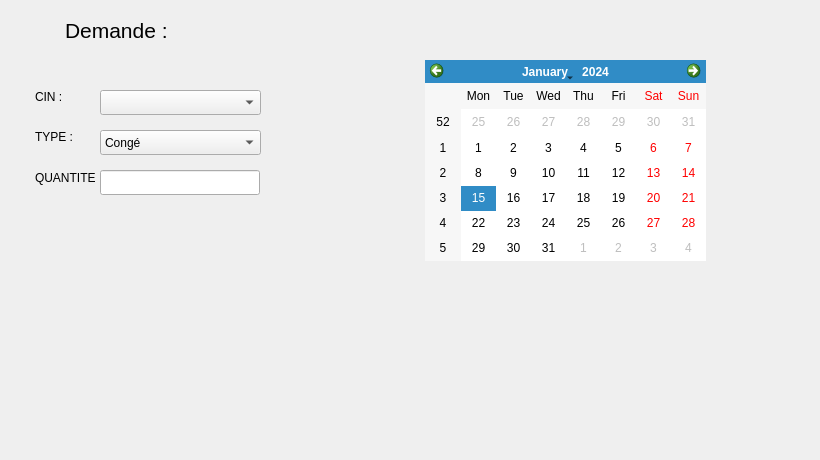
        <widget class="QWidget" name="tab_15">
         <attribute name="title">
          <string>Ajouter</string>
         </attribute>
         <widget class="QPushButton" name="pushButton_14">
          <property name="geometry">
           <rect>
            <x>115</x>
            <y>360</y>
            <width>50</width>
            <height>50</height>
           </rect>
          </property>
          <property name="autoFillBackground">
           <bool>false</bool>
          </property>
          <property name="styleSheet">
           <string notr="true">background-color:tranparent;
border-image:url(:/images/icones/exit.png);
background:none;
border:none;
background-repeat:none;</string>
          </property>
          <property name="text">
           <string/>
          </property>
         </widget>
         <widget class="QLabel" name="label_4">
          <property name="geometry">
           <rect>
            <x>65</x>
            <y>10</y>
            <width>241</width>
            <height>41</height>
           </rect>
          </property>
          <property name="font">
           <font>
            <pointsize>16</pointsize>
           </font>
          </property>
          <property name="text">
           <string>Demande :</string>
          </property>
         </widget>
         <widget class="QLabel" name="label_33">
          <property name="geometry">
           <rect>
            <x>35</x>
            <y>90</y>
            <width>47</width>
            <height>14</height>
           </rect>
          </property>
          <property name="text">
           <string>CIN :</string>
          </property>
         </widget>
         <widget class="QCalendarWidget" name="DATEDEBUT">
          <property name="geometry">
           <rect>
            <x>425</x>
            <y>60</y>
            <width>281</width>
            <height>201</height>
           </rect>
          </property>
          <property name="autoFillBackground">
           <bool>true</bool>
          </property>
         </widget>
         <widget class="QPushButton" name="pushButton_13">
          <property name="geometry">
           <rect>
            <x>625</x>
            <y>360</y>
            <width>50</width>
            <height>50</height>
           </rect>
          </property>
          <property name="autoFillBackground">
           <bool>false</bool>
          </property>
          <property name="styleSheet">
           <string notr="true">background-color:tranparent;
border-image:url(:/images/icones/add.png);
background:none;
border:none;
background-repeat:none;
</string>
          </property>
          <property name="text">
           <string/>
          </property>
         </widget>
         <widget class="QComboBox" name="TYPE_DEMANDE">
          <property name="geometry">
           <rect>
            <x>100</x>
            <y>130</y>
            <width>161</width>
            <height>25</height>
           </rect>
          </property>
          <item>
           <property name="text">
            <string>Congé</string>
           </property>
          </item>
          <item>
           <property name="text">
            <string>Augmentation de salaire</string>
           </property>
          </item>
         </widget>
         <widget class="QLabel" name="label_34">
          <property name="geometry">
           <rect>
            <x>35</x>
            <y>130</y>
            <width>47</width>
            <height>14</height>
           </rect>
          </property>
          <property name="text">
           <string>TYPE :</string>
          </property>
         </widget>
         <widget class="QLabel" name="label_35">
          <property name="geometry">
           <rect>
            <x>35</x>
            <y>170</y>
            <width>61</width>
            <height>16</height>
           </rect>
          </property>
          <property name="text">
           <string>QUANTITE :</string>
          </property>
         </widget>
         <widget class="QLineEdit" name="QUANTITE_DEMANDE">
          <property name="geometry">
           <rect>
            <x>100</x>
            <y>170</y>
            <width>160</width>
            <height>25</height>
           </rect>
          </property>
          <property name="autoFillBackground">
           <bool>false</bool>
          </property>
         </widget>
         <widget class="QLabel" name="label_38">
          <property name="geometry">
           <rect>
            <x>-4</x>
            <y>-7</y>
            <width>811</width>
            <height>451</height>
           </rect>
          </property>
          <property name="styleSheet">
           <string notr="true">background-color:tranparent;
border-image:url(:/images/icones/back.jpg);
background:none;
border:none;
background-repeat:none;</string>
          </property>
          <property name="text">
           <string/>
          </property>
         </widget>
         <widget class="QComboBox" name="comboBox_3">
          <property name="geometry">
           <rect>
            <x>100</x>
            <y>90</y>
            <width>161</width>
            <height>25</height>
           </rect>
          </property>
         </widget>
         <widget class="QPushButton" name="actualiser_amine">
          <property name="geometry">
           <rect>
            <x>290</x>
            <y>90</y>
            <width>25</width>
            <height>25</height>
           </rect>
          </property>
          <property name="styleSheet">
           <string notr="true">background-color:tranparent;
border-image:url(:/images/icones/rotation.png);
background:none;
border:none;
background-repeat:none;</string>
          </property>
          <property name="text">
           <string/>
          </property>
         </widget>
         <zorder>label_38</zorder>
         <zorder>pushButton_14</zorder>
         <zorder>label_4</zorder>
         <zorder>label_33</zorder>
         <zorder>DATEDEBUT</zorder>
         <zorder>pushButton_13</zorder>
         <zorder>TYPE_DEMANDE</zorder>
         <zorder>label_34</zorder>
         <zorder>label_35</zorder>
         <zorder>QUANTITE_DEMANDE</zorder>
         <zorder>comboBox_3</zorder>
         <zorder>actualiser_amine</zorder>
        </widget>
